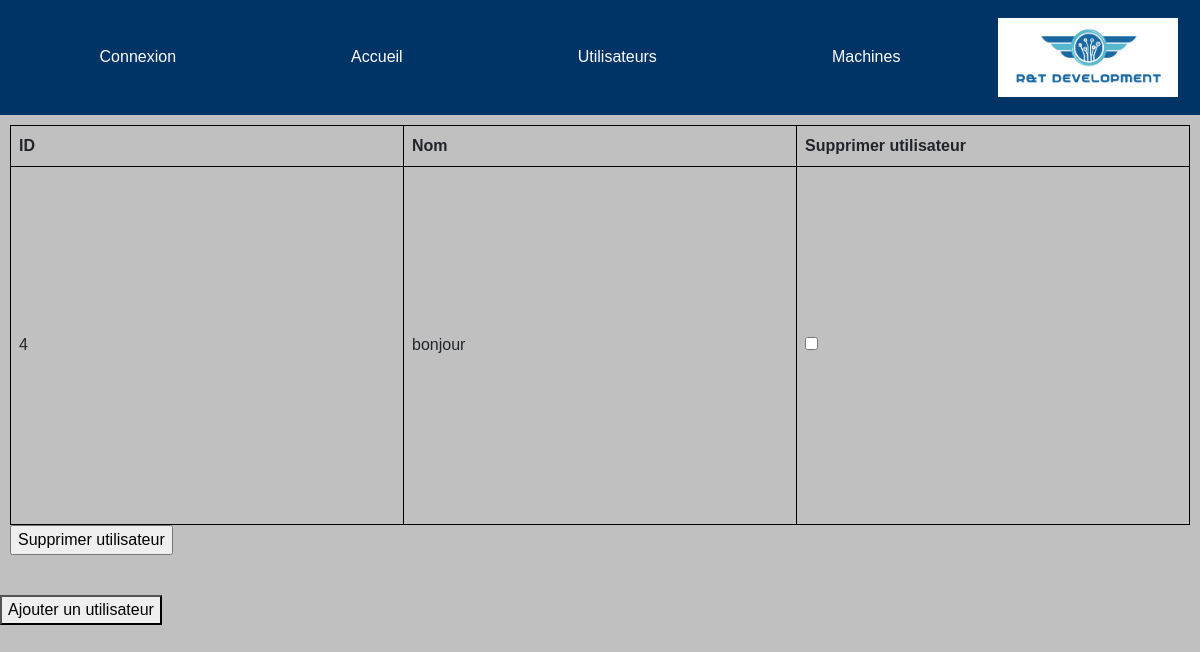
/Utilisateurs/, run on an earlier commit of the app's database.
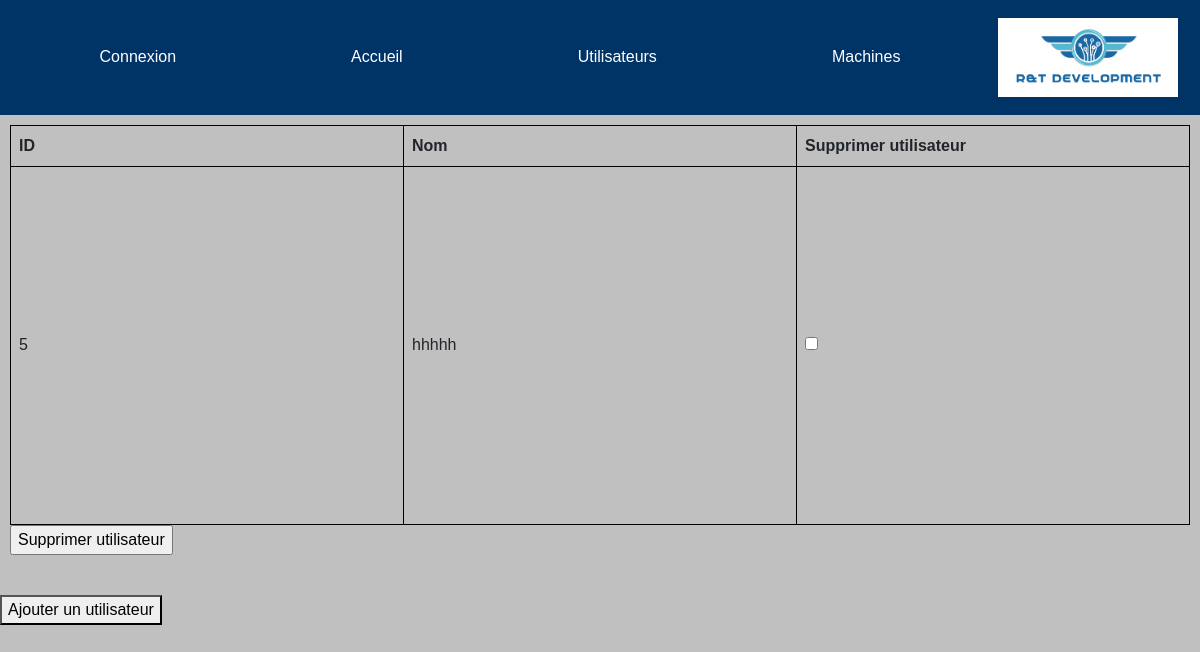
And on a later commit of the database.
### projectApp/models.py (models this page shows, shortened)
class Personnel(models.Model):
    id = models.AutoField(primary_key=True, editable=True, validators=[MaxValueValidator(9999999999999)])
    nom = models.CharField(max_length=50)
    prenom = models.CharField(max_length=50)

### projectApp/views.py (the view)
# urls.py: path('Utilisateurs/', views.Utilisateurs, name='Utilisateurs'),
def Utilisateurs(request):
    personnels = Personnel.objects.all()
    context = {
        'personnels': personnels,
    }
    return render(request, "templates/Utilisateurs.html", context)

### projectApp/templates/Utilisateurs.html (shortened to what this page needs)
{% extends "index.html" %}
{% block content %}
{% if personnels %}
<div class="bord">
    <form method="post" action="{% url 'supprimer-utilisateurs' %}">
        <table>
            <thead>
                <tr>
                    <th>ID</th>
                    <th>Nom</th>
                    <th>Supprimer utilisateur</th>
                </tr>
            </thead>
            <tbody>
                {% for personne in personnels %}
                <tr>
                    <td>
                        {{ personne.id }}</td>
                    <td>{{ personne.nom }}</td>
                    <td>
                        <input type="checkbox" name="utilisateurs_a_supprimer" value="{{ personne.id }}">
                    </td>
                </tr>
                {% endfor %}
            </tbody>
        </table>
        <input type="submit" value="Supprimer utilisateur">
    </form>
</div>
{% else %}
<p>Il n'y a pas d'utilisateur.</p>
{% endif %}
<div><a href="{% url 'add-personne' %}">
        <button type="button">Ajouter un utilisateur</button>
    </a></div>
{% endblock %}

What changed in the data, as far as the page shows it:
removed Personnel: id "4", nom "bonjour"
added Personnel: id "5", nom "hhhhh"
